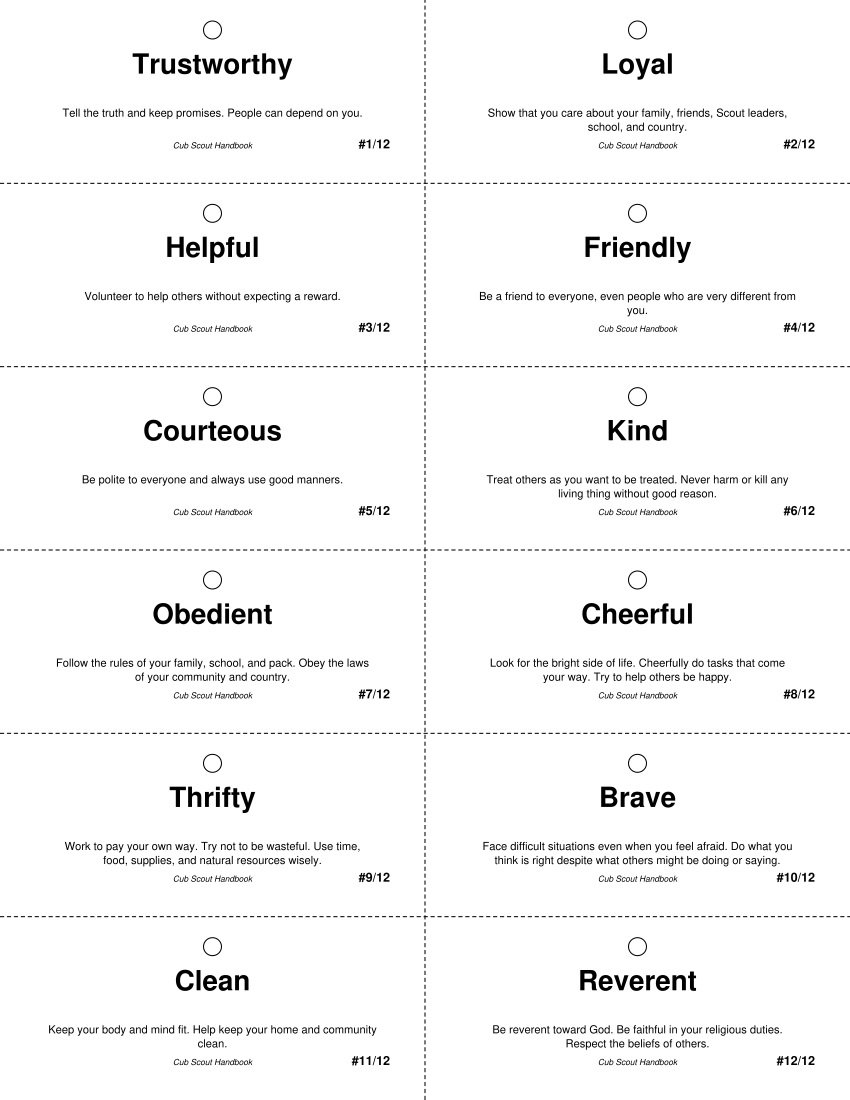

Python code for this plot:
"""
Cub Scout Law Flash Cards
--------------------------
Generates a single printable PDF page of Cub Scout Law flash cards.
One card per point of the Scout Law, with the meaning of each point
drawn from the Cub Scout handbook. Each card contains the Scout Law
point, its meaning, a sequence number (so cards can be kept in order),
dashed scissor-cut lines, and a hole-punch guide mark so kids can cut
them out and put them on a ring.

The cards fill the whole page edge-to-edge, so the paper's outer edges
serve as the outer card edges. Kids only cut the interior grid lines
(1 vertical down the middle + 5 horizontal between rows) instead of a
full border around each card.

Content reference:
Cub Scout Handbook - the 12 points of the Scout Law

Requires:  reportlab   ->  pip install reportlab
Run:       python cub_scout_law_flashcards.py
Output:    cub_scout_law_flashcards.pdf
"""

import textwrap
from reportlab.lib.pagesizes import letter
from reportlab.lib.units import inch
from reportlab.pdfgen import canvas

# ----------------------------------------------------------------------
# CARD CONTENT
# ----------------------------------------------------------------------
# One card per point of the Scout Law (12 points total).
CARDS = [
    {
        "title": "SCOUT LAW \u2022 1",
        "main": "Trustworthy",
        "meaning": ("Tell the truth and keep promises. People can depend "
                    "on you."),
        "source": "Cub Scout Handbook"
    },
    {
        "title": "SCOUT LAW \u2022 2",
        "main": "Loyal",
        "meaning": ("Show that you care about your family, friends, Scout "
                    "leaders, school, and country."),
        "source": "Cub Scout Handbook"
    },
    {
        "title": "SCOUT LAW \u2022 3",
        "main": "Helpful",
        "meaning": "Volunteer to help others without expecting a reward.",
        "source": "Cub Scout Handbook"
    },
    {
        "title": "SCOUT LAW \u2022 4",
        "main": "Friendly",
        "meaning": ("Be a friend to everyone, even people who are very "
                    "different from you."),
        "source": "Cub Scout Handbook"
    },
    {
        "title": "SCOUT LAW \u2022 5",
        "main": "Courteous",
        "meaning": "Be polite to everyone and always use good manners.",
        "source": "Cub Scout Handbook"
    },
    {
        "title": "SCOUT LAW \u2022 6",
        "main": "Kind",
        "meaning": ("Treat others as you want to be treated. Never harm or "
                    "kill any living thing without good reason."),
        "source": "Cub Scout Handbook"
    },
    {
        "title": "SCOUT LAW \u2022 7",
        "main": "Obedient",
        "meaning": ("Follow the rules of your family, school, and pack. "
                    "Obey the laws of your community and country."),
        "source": "Cub Scout Handbook"
    },
    {
        "title": "SCOUT LAW \u2022 8",
        "main": "Cheerful",
        "meaning": ("Look for the bright side of life. Cheerfully do tasks "
                    "that come your way. Try to help others be happy."),
        "source": "Cub Scout Handbook"
    },
    {
        "title": "SCOUT LAW \u2022 9",
        "main": "Thrifty",
        "meaning": ("Work to pay your own way. Try not to be wasteful. Use "
                    "time, food, supplies, and natural resources wisely."),
        "source": "Cub Scout Handbook"
    },
    {
        "title": "SCOUT LAW \u2022 10",
        "main": "Brave",
        "meaning": ("Face difficult situations even when you feel afraid. "
                    "Do what you think is right despite what others might "
                    "be doing or saying."),
        "source": "Cub Scout Handbook"
    },
    {
        "title": "SCOUT LAW \u2022 11",
        "main": "Clean",
        "meaning": ("Keep your body and mind fit. Help keep your home and "
                    "community clean."),
        "source": "Cub Scout Handbook"
    },
    {
        "title": "SCOUT LAW \u2022 12",
        "main": "Reverent",
        "meaning": ("Be reverent toward God. Be faithful in your religious "
                    "duties. Respect the beliefs of others."),
        "source": "Cub Scout Handbook"
    },
]

# ----------------------------------------------------------------------
# LAYOUT SETTINGS
# ----------------------------------------------------------------------
PAGE_WIDTH, PAGE_HEIGHT = letter
# Cards fill the whole page edge-to-edge, so the paper's outer edges ARE the
# outer card edges. Kids only cut the interior grid lines (1 vertical down the
# middle + 5 horizontal between rows) instead of a full border around each card.
MARGIN = 0                     # no page margin: cards go edge-to-edge
COLS = 2
ROWS = 6                       # 2 x 6 = 12 slots, one per Scout Law point
HOLE_RADIUS = 0.09 * inch
HOLE_INSET = 0.30 * inch       # distance of hole center from card edges
NUMBER_INSET = 0.30 * inch     # distance of number from top-right corner

# Content is kept inset from the paper edge so it stays inside the printer's
# printable area (most printers can't print to the very edge of the page).
CONTENT_PAD = 0.35 * inch

CARD_AREA_WIDTH = PAGE_WIDTH - 2 * MARGIN
CARD_AREA_HEIGHT = PAGE_HEIGHT - 2 * MARGIN
CARD_WIDTH = CARD_AREA_WIDTH / COLS
CARD_HEIGHT = CARD_AREA_HEIGHT / ROWS

TOTAL_CARDS = len(CARDS)  # actual number of unique cards


def draw_interior_grid(c):
    """Draw only the interior cut lines (shared card edges).

    The paper's outer edges serve as the outer card edges, so we skip the
    outer border entirely. Kids just cut the vertical column divider(s) and
    the horizontal row dividers.
    """
    c.setDash([3, 2], 0)
    c.setLineWidth(0.75)

    # Interior vertical lines (between columns), full page height
    for col in range(1, COLS):
        x = MARGIN + col * CARD_WIDTH
        c.line(x, MARGIN, x, PAGE_HEIGHT - MARGIN)

    # Interior horizontal lines (between rows), full page width
    for row in range(1, ROWS):
        y = MARGIN + row * CARD_HEIGHT
        c.line(MARGIN, y, PAGE_WIDTH - MARGIN, y)

    c.setDash([], 0)  # reset to solid


def draw_hole_punch_mark(c, x, y, w, h):
    """Hole-punch guide centered along the top edge of every card.

    A consistent top-middle hole means every finished card punches in the same
    spot, so they stack neatly on a ring regardless of which column they came
    from, and it stays well within the printable area.
    """
    hole_x = x + w / 2
    hole_y = y + h - HOLE_INSET
    c.setDash([], 0)
    c.setLineWidth(0.75)
    c.circle(hole_x, hole_y, HOLE_RADIUS, stroke=1, fill=0)


def draw_card_number(c, x, y, w, h, number, total):
    """Sequence number in the lower-right corner of the card.

    Inset by CONTENT_PAD so it stays within the printable area.
    """
    c.setFont("Helvetica-Bold", 9)
    c.drawRightString(x + w - CONTENT_PAD, y + CONTENT_PAD, f"#{number}/{total}")


def draw_card_content(c, x, y, w, h, card, number, total, col):
    """Write the number, Scout Law point, and meaning on the card."""
    center_x = x + w / 2
    usable_w = w - 2 * CONTENT_PAD

    # Sequence number (lower-right corner)
    draw_card_number(c, x, y, w, h, number, total)

    # Main Scout Law point (word-wrapped, auto-sized to fit card width)
    main_font_size = 20
    main_text = card["main"]
    # Reduce font size until all words fit within the usable width
    while main_font_size > 8:
        c.setFont("Helvetica-Bold", main_font_size)
        approx_chars = int(usable_w / (main_font_size * 0.55))
        wrapped = textwrap.wrap(main_text, width=max(approx_chars, 8))
        # Accept if no single line is too wide
        too_wide = any(c.stringWidth(ln, "Helvetica-Bold", main_font_size) > usable_w
                       for ln in wrapped)
        if not too_wide:
            break
        main_font_size -= 1
    c.setFont("Helvetica-Bold", main_font_size)
    line_height = main_font_size * 1.3
    total_main_height = len(wrapped) * line_height
    main_top = y + h / 2 + total_main_height / 2
    for ln in wrapped:
        c.drawCentredString(center_x, main_top, ln)
        main_top -= line_height

    # Meaning (word-wrapped)
    c.setFont("Helvetica", 8)
    wrap_width = int(usable_w / (0.055 * inch))  # approx chars per line at 8pt
    lines = textwrap.wrap(card["meaning"], width=max(wrap_width, 10))
    text_y = y + h / 2 - 0.25 * inch
    for line in lines:
        c.drawCentredString(center_x, text_y, line)
        text_y -= 0.14 * inch

    # Source footer
    c.setFont("Helvetica-Oblique", 6)
    c.drawCentredString(center_x, y + CONTENT_PAD, card["source"])


def build_pdf(filename="cub_scout_law_flashcards.pdf"):
    c = canvas.Canvas(filename, pagesize=letter)

    # Interior cut lines are drawn once for the whole page (shared card edges).
    draw_interior_grid(c)

    card_index = 0
    for row in range(ROWS):
        for col in range(COLS):
            x = MARGIN + col * CARD_WIDTH
            y = PAGE_HEIGHT - MARGIN - (row + 1) * CARD_HEIGHT

            card = CARDS[card_index % len(CARDS)]
            sequence_number = card_index + 1  # 1-based numbering, left-to-right, top-to-bottom
            card_index += 1

            draw_hole_punch_mark(c, x, y, CARD_WIDTH, CARD_HEIGHT)
            draw_card_content(c, x, y, CARD_WIDTH, CARD_HEIGHT,
                               card, sequence_number, TOTAL_CARDS, col)

    c.showPage()
    c.save()
    print(f"Saved: {filename}")


if __name__ == "__main__":
    build_pdf()
